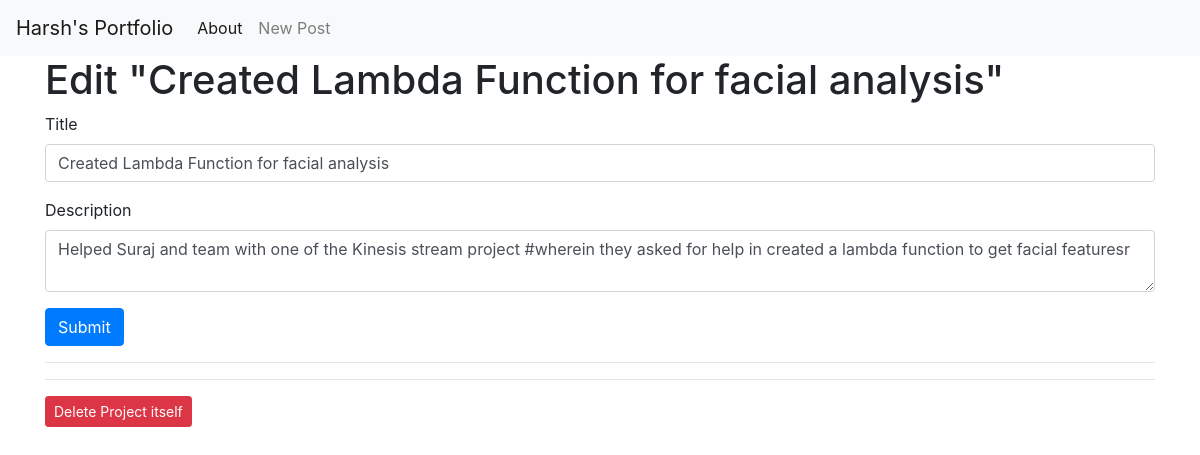
/4/edit, run on the app's committed database.
### tables this page shows
CREATE TABLE posts (
    id INTEGER PRIMARY KEY AUTOINCREMENT,
    created TIMESTAMP NOT NULL DEFAULT CURRENT_TIMESTAMP,
    title TEXT NOT NULL,
    content TEXT NOT NULL
);

### app.py (the view, shortened to what this page needs)
@app.route('/<int:id>/edit', methods=('GET', 'POST'))
def edit(id):
    post = get_post(id)
    return render_template('edit.html', post=post)

### app.py (called while the page is built)
def get_db_connection():
    conn = sqlite3.connect('database.db')
    conn.row_factory = sqlite3.Row
    return conn

def get_post(post_id):
    conn = get_db_connection()
    post = conn.execute('SELECT * FROM posts WHERE id = ?',
                        (post_id,)).fetchone()
    conn.close()
    if post is None:
        abort(404)
    return post

### templates/edit.html (shortened to what this page needs)
{% extends 'base.html' %}
{% block content %}
<h1>{% block title %} Edit "{{ post['title'] }}" {% endblock %}</h1>
<form method="post">
    <div class="form-group">
        <label for="title">Title</label>
        <input type="text" name="title" placeholder="Project title"
               class="form-control"
               value="{{ request.form['title'] or post['title'] }}">
    </div>
    <div class="form-group">
        <label for="content">Description</label>
        <textarea name="content" placeholder="Post Description of the project"
                  class="form-control">{{ request.form['content'] or post['content'] }}</textarea>
    </div>
    <div class="form-group">
        <button type="submit" class="btn btn-primary">Submit</button>
    </div>
</form>
<hr>
<hr>
<form action="{{ url_for('delete', id=post['id']) }}" method="POST">
    <input type="submit" value="Delete Project itself"
            class="btn btn-danger btn-sm"
            onclick="return confirm('Are you sure you want to delete this project?')">
</form>
{% endblock %}

### data on the page
posts: title "Created Lambda Function for facial analysis", content "Helped Suraj and team with one of the Kinesis stream project #wherein they asked for help in created a lambda function to get facial featuresr"
